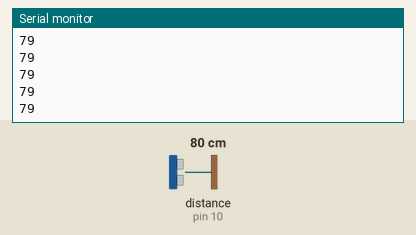
This sketch was run on a simulated Arduino Uno, built with avr-gcc and run on an emulated ATmega328P. Shown: the last lines printed to the serial monitor. Wiring (inferred from the names in the program): ultrasonic range finder: trigger pin 11; echo pin 10. The test bench sets the inputs (shaded band); at power-on: distance to the obstacle (sensor on pin 10) 80 cm. The echo pulse lasts 58.3 µs per cm.

Above: at 1.2 s.
1.3 s: distance to the obstacle (sensor on pin 10) set to 2 cm
At 2.3 s:
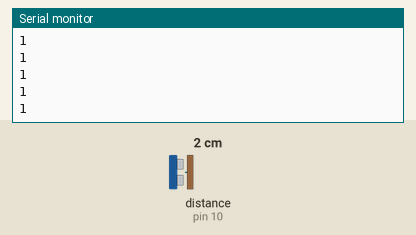
2.8 s: distance to the obstacle (sensor on pin 10) set to 4 cm
At 3.3 s:
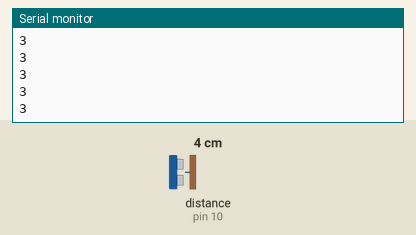
Timing chart, 0 to 5.8 s (numbered marks = the images above; inputs shaded):
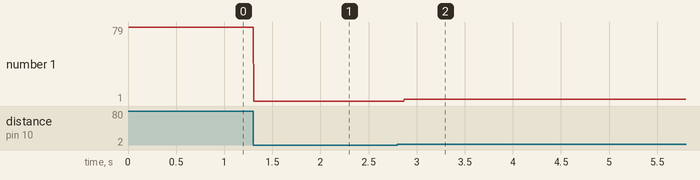

The sketch:

distence.ino
```cpp
#include<Servo.h>
#define echoPin 10
#define trigPin 11
long duration, distance;
void setup(){
    Serial.begin (9600);
    pinMode(trigPin, OUTPUT);
    pinMode(echoPin, INPUT);
  }
  void loop(){
      sonar();
    }
void sonar(){
  digitalWrite(trigPin, LOW);
  delayMicroseconds(2);
  digitalWrite(trigPin, HIGH);
  delayMicroseconds(10);
  digitalWrite(trigPin, LOW);
  duration = pulseIn(echoPin, HIGH);
  distance = duration/58.4;
  Serial.println(distance);
  }
```

Measured:
- after the input at 1.3 s, the serial monitor: prints a new line at once (image 1)
- after the input at 2.8 s, the serial monitor: prints a new line after 0.07 s (image 2)
- plotted number 1: 79 → 1 after the input at 1.3 s, 1 → 3 after the input at 2.8 s
